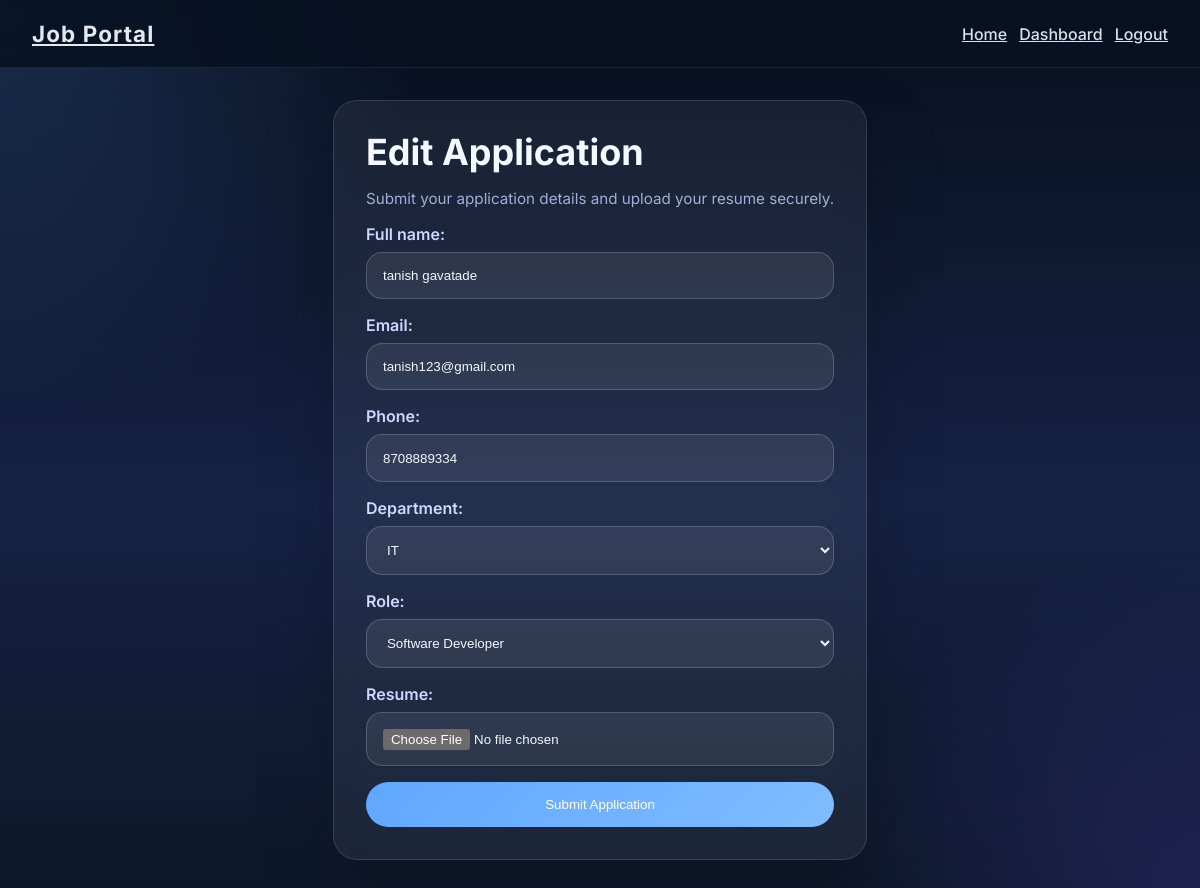
The page /app2/application/6/edit/ (signed in) on the database its author committed.
### app2/models.py (models this page shows, shortened)
class App2Data(models.Model):
    user = models.ForeignKey(
        User,
        on_delete=models.CASCADE,
        related_name='applications',
        db_column='user_id',
    )
    full_name = models.CharField(max_length=200, blank=True, default='')
    email = models.EmailField(blank=True, default='')
    phone = models.CharField(max_length=30, blank=True, default='')
    department = models.CharField(
        max_length=20,
        choices=DEPARTMENT_CHOICES,
        blank=True,
        default=DEPARTMENT_IT,
    )
    role = models.CharField(
        max_length=40,
        choices=ROLE_CHOICES,
        blank=True,
        default='Software Developer',
    )
    resume = models.FileField(upload_to='resumes/', blank=True, null=True)
    status = models.CharField(max_length=20, choices=STATUS_CHOICES, default=STATUS_PENDING)
    created_at = models.DateTimeField(auto_now_add=True)
    updated_at = models.DateTimeField(auto_now=True)
    class Meta:
        unique_together = ('user', 'department', 'role')
        ordering = ['-created_at']

### app2/views.py (the view)
# urls.py: path('application/<int:pk>/edit/', views.App2DataUpdateView.as_view(), name='app2-edit'),
class App2DataUpdateView(LoginRequiredMixin, App2OwnerMixin, UpdateView):
    model = App2Data
    form_class = App2DataForm
    template_name = 'app2/form.html'
    success_url = reverse_lazy('app2-user-dashboard')

### app2/forms.py (shortened to what this page needs)
class App2DataForm(forms.ModelForm):
    class Meta:
        model = App2Data
        fields = ['full_name', 'email', 'phone', 'department', 'role', 'resume']
        widgets = {
            'full_name': forms.TextInput(attrs={'class': 'form-control'}),
            'email': forms.EmailInput(attrs={'class': 'form-control'}),
            'phone': forms.TextInput(attrs={'class': 'form-control'}),
            'department': forms.Select(attrs={'class': 'form-control', 'id': 'department-select'}),
            'role': forms.Select(attrs={'class': 'form-control', 'id': 'role-select'}),
            'resume': forms.ClearableFileInput(attrs={'class': 'form-control-file'}),
        }

### app2/views.py (called while the page is built)
    def test_func(self):
        obj = self.get_object()
        return (
            self.request.user == obj.user
            or self.request.user.groups.filter(name__in=['admin', 'hr']).exists()
            or self.request.user.is_superuser
        )

### app2/templates/app2/form.html (shortened to what this page needs)
{% extends 'mainapp/base.html' %}
{% block content %}
<div class="section-card form-card">
    <h2>{% if object %}Edit Application{% else %}Apply for a Job{% endif %}</h2>
    <p class="small-text">Submit your application details and upload your resume securely.</p>
    <form method="post" enctype="multipart/form-data">
        {{ form.as_p }}
        <button type="submit" class="button full">Submit Application</button>
    </form>
</div>
{% endblock %}

### mainapp/templates/mainapp/base.html (style rules this page uses)
:root { color-scheme: dark; --bg: #0d1729; --surface: rgba(255,255,255,.08); --surface-strong: rgba(255,255,255,.12); --text: #edf2fb; --muted: #9fb1d4; --primary: #5fa7ff; --primary-strong: #80bdff; --border: rgba(255,255,255,.12); }
* { box-sizing: border-box; }
body { margin: 0; min-height: 100vh; background: radial-gradient(circle at top left, rgba(95,167,255,.18), transparent 28%), radial-gradient(circle at bottom right, rgba(112,81,255,.18), transparent 24%), linear-gradient(180deg, #08101f 0%, #152243 55%, #0d1729 100%); color: var(--text); font-family: 'Inter', system-ui, sans-serif; }
.card, .section-card { background: rgba(255,255,255,.06); border: 1px solid rgba(255,255,255,.12); border-radius: 24px; box-shadow: 0 28px 80px rgba(0,0,0,.18); padding: 1.75rem; color: var(--text); }
.section-card { padding: 2rem; backdrop-filter: blur(12px); }
h1, h2, h3, h4 { margin: 0; color: #f4f8ff; line-height: 1.1; }
h2 { margin-bottom: 1rem; font-size: clamp(1.9rem, 3vw, 2.4rem); }
.button, button { display: inline-flex; align-items: center; justify-content: center; padding: 0.95rem 1.4rem; border-radius: 999px; border: none; background: linear-gradient(135deg, var(--primary), var(--primary-strong)); color: #fff; cursor: pointer; text-decoration: none; transition: transform .2s ease, box-shadow .2s ease; }
form { margin-top: 1rem; }
label { display: block; margin-top: 1rem; color: #cfd8ff; font-weight: 600; }
input, textarea, select { width: 100%; padding: 0.95rem 1rem; border-radius: 16px; border: 1px solid rgba(255,255,255,.18); background: rgba(255,255,255,.08); color: #f4f8ff; margin-top: 0.5rem; outline: none; transition: border-color 0.2s ease, box-shadow 0.2s ease, background 0.2s ease; }
.form-card { max-width: 540px; margin: 0 auto; }
.small-text { color: var(--muted); font-size: 0.95rem; }
.button.full { width: 100%; }

### rows shown on the page
App2Data: full_name "tanish gavatade", email "tanish123@gmail.com", phone "8708889334", department "IT", role "Software Developer"
